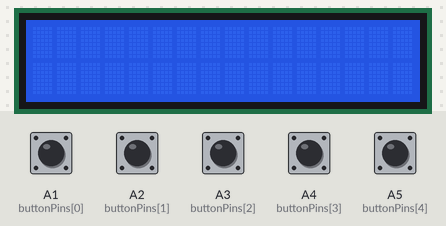
Simulated run of this sketch. Board: Arduino Uno, built with avr-gcc and run on an emulated ATmega328P. Shown: 16×2 character LCD. The inputs (shaded band) are chosen by the test bench; at power-on: A1 (buttonPins[0]), A2 (buttonPins[1]), A3 (buttonPins[2]), A4 (buttonPins[3]), A5 (buttonPins[4]) HIGH.

Above: at 1.2 s.
1.3 s: A1 (buttonPins[0]) pulled LOW for 0.15 s
At 2.2 s:
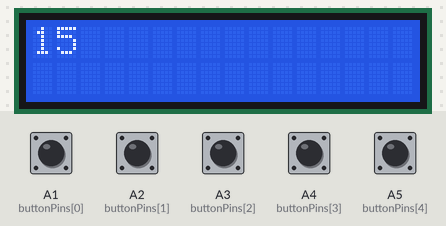
2.9 s: A2 (buttonPins[1]) pulled LOW for 0.15 s
At 3.4 s:
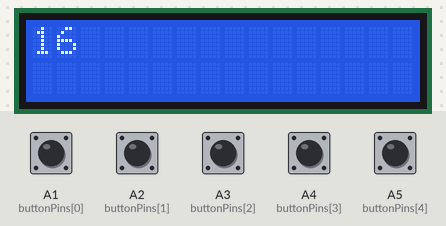
4.5 s: A3 (buttonPins[2]) pulled LOW for 0.15 s
At 5.7 s:
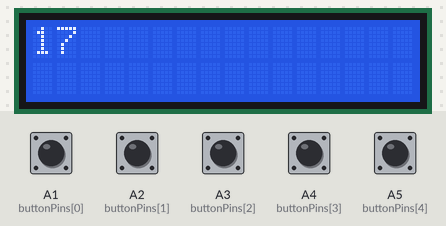
6.1 s: A4 (buttonPins[3]) pulled LOW for 0.15 s
At 7.0 s:
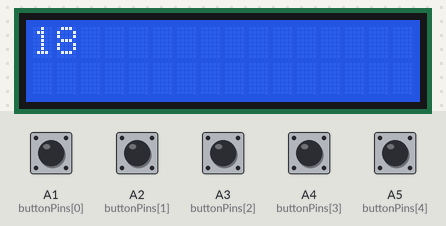
7.7 s: A5 (buttonPins[4]) pulled LOW for 0.15 s
At 8.2 s:
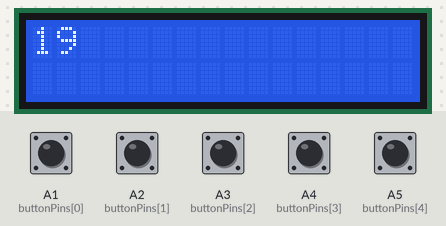
Timing chart, 0 to 10.3 s (numbered marks = the images above; inputs shaded):
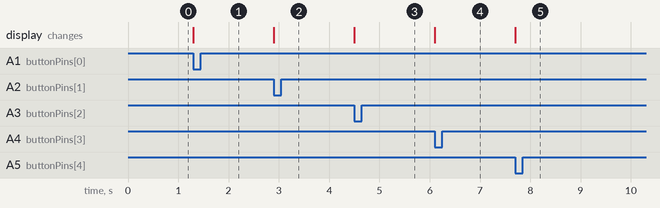

The sketch:

button_test.ino
```cpp
#include "Wire.h"
//#include <LiquidCrystal.h>
#include <LiquidTWI.h>

LiquidTWI lcd(0);


const byte LCD_WIDTH = 20;
const byte LCD_HEIGHT = 4;

byte buttonPins[] = {
  A1,A2,A3,A4,A5};

void setup() {
  Serial.begin(9600);
  lcd.begin(LCD_WIDTH,LCD_HEIGHT);

  for (int x=0; x<5; x++)
    pinMode(buttonPins[x], INPUT_PULLUP);

}

void loop() {
  lcd.setCursor(0,0);
  for (int x=0; x<5; x++)
    if (!digitalRead(buttonPins[x]))
      lcd.print(buttonPins[x]);
}

/*
19 - Enter A1
20 - Left  A2
21 - Right A3
22 - Down  A4
23 - Up    A5

Left/Right?
*/
```

Measured:
- after the input at 1.3 s, the display: changes at once (image 1)
- after the input at 2.9 s, the display: changes at once (image 2)
- after the input at 4.5 s, the display: changes at once (image 3)
- after the input at 6.1 s, the display: changes at once (image 4)
- after the input at 7.7 s, the display: changes at once (image 5)
